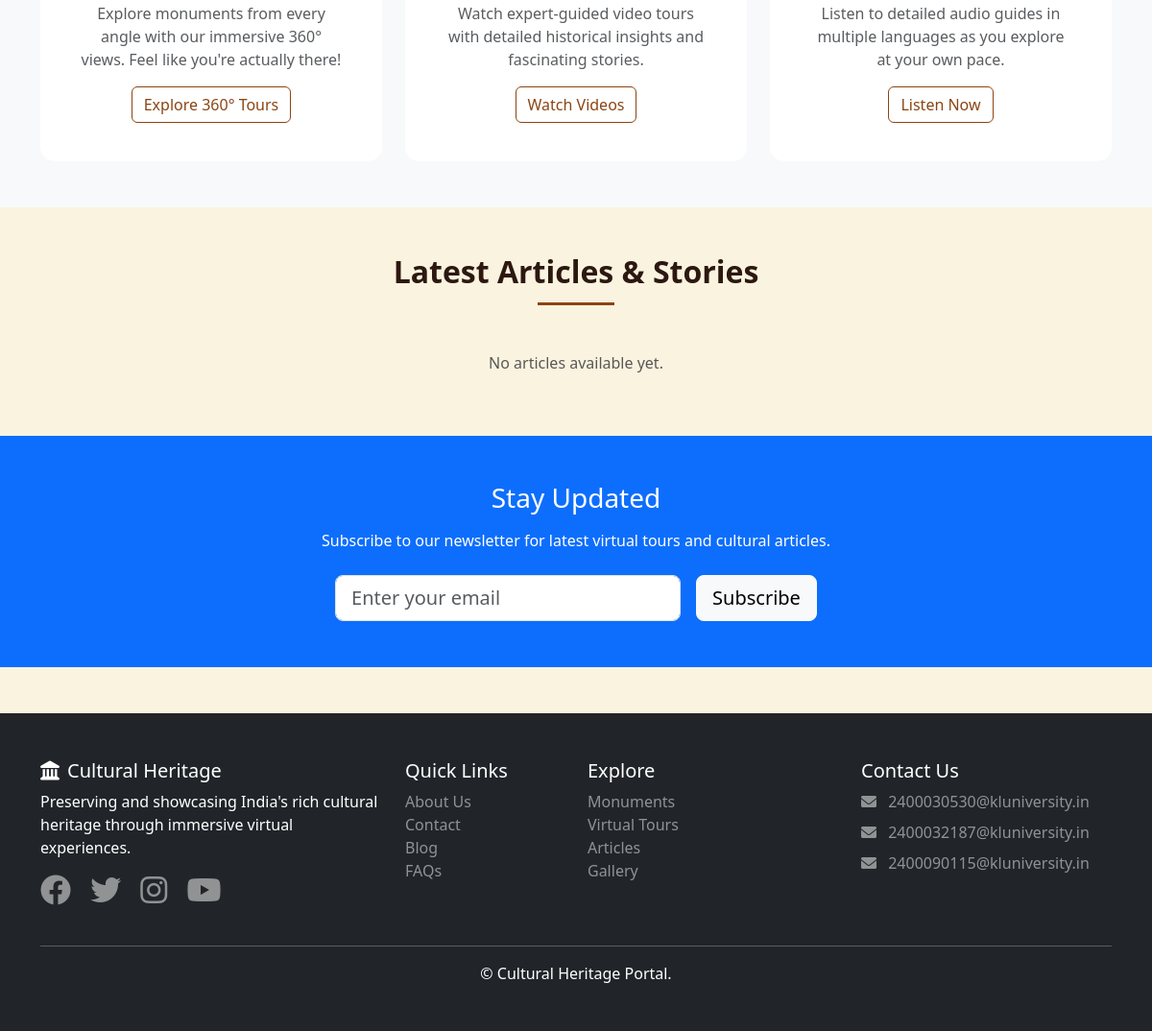
Before: / (lower part) with the older database file.
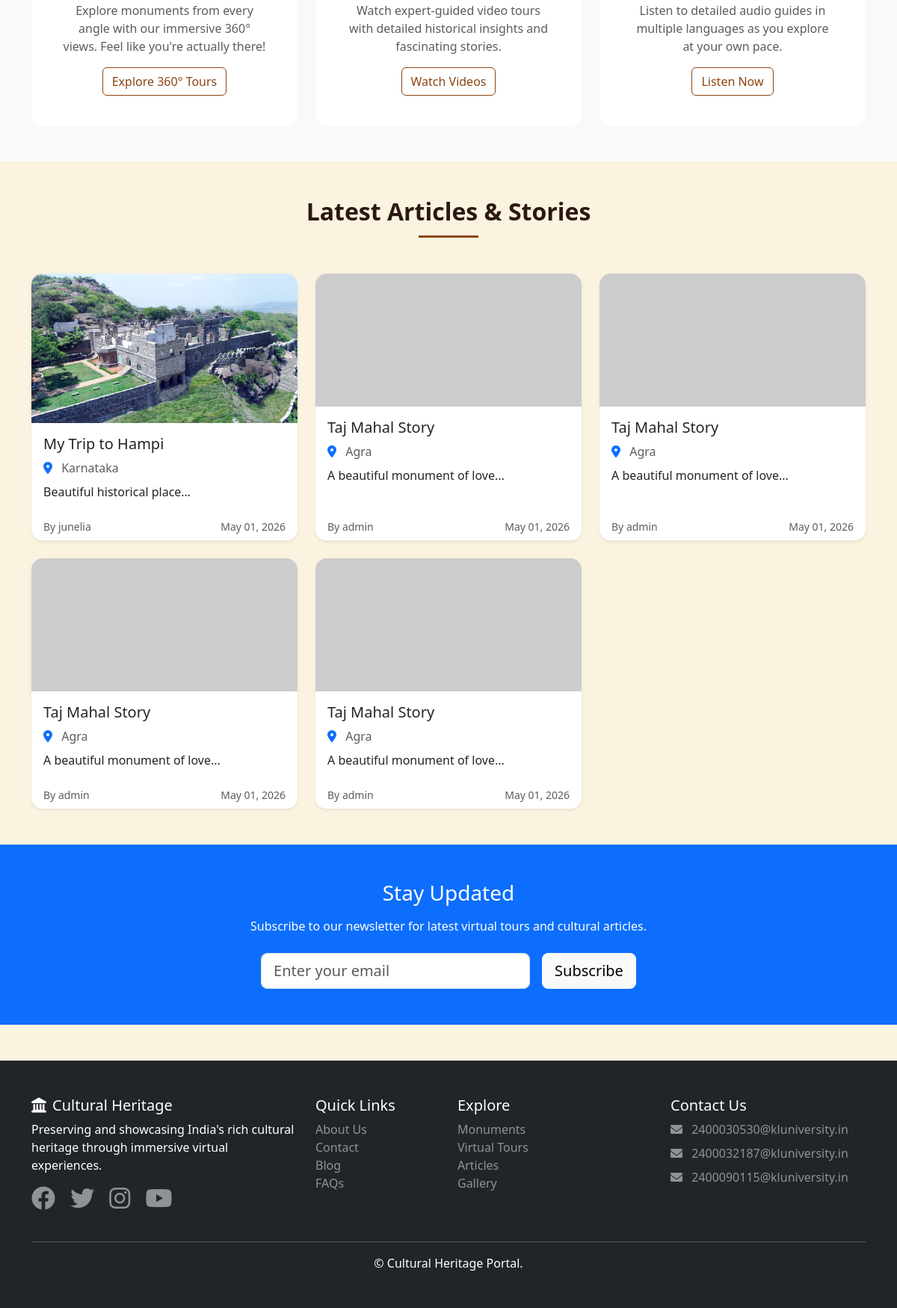
After: the same page with the newer database file.
### tours/models.py (models this page shows, shortened)
class Content(models.Model):
    STATUS_CHOICES = [
        ('draft', 'Draft'),
        ('published', 'Published'),
    ]
    title = models.CharField(max_length=200)
    description = models.TextField()
    location = models.CharField(max_length=200)
    image = models.ImageField(upload_to='content/', null=True, blank=True)
    created_by = models.ForeignKey(User, on_delete=models.CASCADE, related_name='contents')
    status = models.CharField(max_length=20, choices=STATUS_CHOICES, default='draft')
    created_at = models.DateTimeField(auto_now_add=True)
    updated_at = models.DateTimeField(auto_now=True)

### tours/views.py (the view)
# urls.py: path('', views.HomeView.as_view(), name='home'),
class HomeView(ListView):
    model = Monument
    template_name = 'home.html'
    context_object_name = 'monuments'
    paginate_by = 15  # 👈 Shows 12 monuments per page with pagination
    def get_queryset(self):
        return Monument.objects.all().order_by('-created_at')  # Newest first
    def get_context_data(self, **kwargs):
        context = super().get_context_data(**kwargs)
        context['contents'] = Content.objects.filter(status='published').order_by('-created_at')[:5]
        return context

### templates/home.html (shortened to what this page needs)
{% extends 'base.html' %}
{% load static %}
{% block content %}
<section id="tours" class="py-5 bg-light">
    <div class="container">
        <div class="row g-4">
            <div class="col-md-4" data-aos="fade-right">
                <div class="card h-100 text-center p-4">
                    <div class="card-body">
                        <p class="text-muted">Explore monuments from every angle with our immersive 360° views. Feel like you're actually there!</p>
                        <a href="{% url 'tours:search' %}?q=360" class="btn btn-outline-primary">Explore 360° Tours</a>
                    </div>
                </div>
            </div>
            <div class="col-md-4" data-aos="fade-up">
                <div class="card h-100 text-center p-4">
                    <div class="card-body">
                        <p class="text-muted">Watch expert-guided video tours with detailed historical insights and fascinating stories.</p>
                        <a href="{% url 'tours:search' %}?q=video" class="btn btn-outline-primary">Watch Videos</a>
                    </div>
                </div>
            </div>
            <div class="col-md-4" data-aos="fade-left">
                <div class="card h-100 text-center p-4">
                    <div class="card-body">
                        <p class="text-muted">Listen to detailed audio guides in multiple languages as you explore at your own pace.</p>
                        <a href="{% url 'tours:search' %}?q=audio" class="btn btn-outline-primary">Listen Now</a>
                    </div>
                </div>
            </div>
        </div>
    </div>
</section>
<section class="py-5">
    <div class="container">
        <h2 class="text-center mb-5" data-aos="fade-up">Latest Articles & Stories</h2>
        <div class="row g-4">
            {% for content in contents %}
            <div class="col-md-6 col-lg-4" data-aos="fade-up">
                <div class="card h-100 shadow-sm hover-card">
                    {% if content.image %}
                    <img src="{{ content.image.url }}" class="card-img-top" style="height:200px; object-fit:cover;">
                    {% else %}
                    <img src="https://via.placeholder.com/400x200?text=No+Image" class="card-img-top">
                    {% endif %}
                    <div class="card-body">
                        <h5 class="card-title">{{ content.title }}</h5>
                        <p class="card-text text-muted mb-2">
                            <i class="fas fa-map-marker-alt text-primary me-2"></i>
                            {{ content.location }}
                        </p>
                        <p class="card-text">
                            {{ content.description|truncatewords:20 }}
                        </p>
                    </div>
                    <div class="card-footer bg-white border-0 d-flex justify-content-between align-items-center">
                        <small class="text-muted">
                            By {{ content.created_by.username }}
                        </small>
                        <small class="text-muted">
                            {{ content.created_at|date:"M d, Y" }}
                        </small>
                    </div>
                </div>
            </div>
            {% empty %}
            <div class="col-12 text-center">
                <p class="text-muted">No articles available yet.</p>
            </div>
            {% endfor %}
        </div>
    </div>
</section>
<section class="py-5 bg-primary text-white">
    <div class="container">
        <div class="row justify-content-center">
            <div class="col-md-8 text-center">
                <h3 class="mb-3">Stay Updated</h3>
                <p class="mb-4">Subscribe to our newsletter for latest virtual tours and cultural articles.</p>
                <form class="row g-3 justify-content-center" method="POST" action="#">
                    <div class="col-md-6">
                        <input type="email" class="form-control form-control-lg" placeholder="Enter your email" required>
                    </div>
                    <div class="col-md-auto">
                        <button type="submit" class="btn btn-light btn-lg">Subscribe</button>
                    </div>
                </form>
            </div>
        </div>
    </div>
</section>
{% endblock %}

### templates/base.html (shortened to what this page needs)
<!DOCTYPE html>
<html lang="en">
<head>
    <link href="https://cdn.jsdelivr.net/npm/bootstrap@5.3.0/dist/css/bootstrap.min.css" rel="stylesheet">
    <link rel="stylesheet" href="https://cdnjs.cloudflare.com/ajax/libs/font-awesome/6.0.0/css/all.min.css">
    <link href="https://unpkg.com/aos@2.3.1/dist/aos.css" rel="stylesheet">
    <link rel="stylesheet" href="https://cdnjs.cloudflare.com/ajax/libs/toastr.js/latest/toastr.min.css">
    {% load static %}
    <link rel="stylesheet" href="{% static 'css/style.css' %}">
</head>
<body>
    <main style="margin-top: 76px;">
        {% block content %}{% endblock %}
    </main>
<footer class="bg-dark text-white py-5 mt-5">
    <div class="container">
        <div class="row">
            <div class="col-md-4 mb-4">
                <h5><i class="fas fa-landmark me-2"></i>Cultural Heritage</h5>
                <p>Preserving and showcasing India's rich cultural heritage through immersive virtual experiences.</p>
                <div class="social-links">
                    <a href="#" class="text-white-50 me-3"><i class="fab fa-facebook fa-2x"></i></a>
                    <a href="#" class="text-white-50 me-3"><i class="fab fa-twitter fa-2x"></i></a>
                    <a href="#" class="text-white-50 me-3"><i class="fab fa-instagram fa-2x"></i></a>
                    <a href="#" class="text-white-50"><i class="fab fa-youtube fa-2x"></i></a>
                </div>
            </div>
            <div class="col-md-2 mb-4">
                <h5>Quick Links</h5>
                <ul class="list-unstyled">
                    <li><a href="#" class="text-white-50 text-decoration-none">About Us</a></li>
                    <li><a href="#" class="text-white-50 text-decoration-none">Contact</a></li>
                    <li><a href="#" class="text-white-50 text-decoration-none">Blog</a></li>
                    <li><a href="#" class="text-white-50 text-decoration-none">FAQs</a></li>
                </ul>
            </div>
            <div class="col-md-3 mb-4">
                <h5>Explore</h5>
                <ul class="list-unstyled">
                    <li><a href="#" class="text-white-50 text-decoration-none">Monuments</a></li>
                    <li><a href="#" class="text-white-50 text-decoration-none">Virtual Tours</a></li>
                    <li><a href="#" class="text-white-50 text-decoration-none">Articles</a></li>
                    <li><a href="#" class="text-white-50 text-decoration-none">Gallery</a></li>
                </ul>
            </div>
            <div class="col-md-3 mb-4">
                <h5>Contact Us</h5>
                <ul class="list-unstyled">
                    <li class="text-white-50 mb-2">
                        <i class="fas fa-envelope me-2"></i>
                        <a href="mailto:2400030530@kluniversity.in" class="text-white-50">2400030530@kluniversity.in</a>
                    </li>
                    <li class="text-white-50 mb-2">
                        <i class="fas fa-envelope me-2"></i>
                        <a href="mailto:2400032187@kluniversity.in" class="text-white-50">2400032187@kluniversity.in</a>
                    </li>
                    <li class="text-white-50 mb-2">
                        <i class="fas fa-envelope me-2"></i>
                        <a href="mailto:2400090115@kluniversity.in" class="text-white-50">2400090115@kluniversity.in</a>
                    </li>
                </ul>
            </div>
        </div>
        <hr class="bg-white">
        <div class="text-center">
            <p class="mb-0">&copy; Cultural Heritage Portal.</p>
        </div>
    </div>
</footer>
</body>
</html>

### static/css/style.css (style rules this page uses)
:root { --primary-color: #8B4513; --secondary-color: #DAA520; --dark-color: #2C1810; --light-color: #F5E6D3; }
* { margin: 0; padding: 0; box-sizing: border-box; }
body { font-family: 'Segoe UI', Tahoma, Geneva, Verdana, sans-serif; background-color: #FAF3E0; padding-top: 76px; }
.hover-card { transition: transform 0.3s, box-shadow 0.3s; border: none; border-radius: 15px; overflow: hidden; }
.btn-outline-primary { color: var(--primary-color); border-color: var(--primary-color); }
section h2 { position: relative; padding-bottom: 15px; color: var(--dark-color); font-weight: 600; }
section h2:after { content: ''; position: absolute; bottom: 0; left: 50%; transform: translateX(-50%); width: 80px; height: 3px; background: var(--primary-color); }
footer { background: var(--dark-color); color: var(--light-color); margin-top: auto; }
footer a { text-decoration: none; transition: color 0.3s; }
.card { border: none; border-radius: 15px; overflow: hidden; transition: all 0.3s; }

Changed rows visible on the page:
added Content: image (picture), title "My Trip to Hampi", location "Karnataka", description "Beautiful historical place…", created_by.username "junelia", created_at "May 01, 2026"
added Content: title "Taj Mahal Story", location "Agra", description "A beautiful monument of love...", created_by.username "admin", created_at "May 01, 2026"
added Content: title "Taj Mahal Story", location "Agra", description "A beautiful monument of love...", created_by.username "admin", created_at "May 01, 2026"
added Content: title "Taj Mahal Story", location "Agra", description "A beautiful monument of love...", created_by.username "admin", created_at "May 01, 2026"
added Content: title "Taj Mahal Story", location "Agra", description "A beautiful monument of love...", created_by.username "admin", created_at "May 01, 2026"
Other visible differences:
text no longer shown: "No articles available yet."
